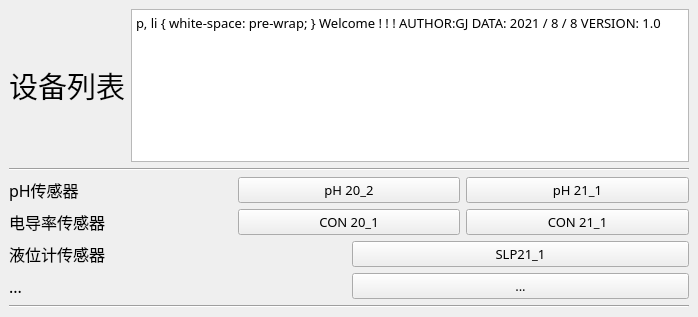
<?xml version="1.0" encoding="UTF-8"?>
<ui version="4.0">
 <class>Equitmen</class>
 <widget class="QMainWindow" name="Equitmen">
  <property name="geometry">
   <rect>
    <x>0</x>
    <y>0</y>
    <width>698</width>
    <height>317</height>
   </rect>
  </property>
  <property name="maximumSize">
   <size>
    <width>16777215</width>
    <height>16777215</height>
   </size>
  </property>
  <property name="font">
   <font>
    <family>Academy Engraved LET</family>
    <pointsize>10</pointsize>
   </font>
  </property>
  <property name="mouseTracking">
   <bool>true</bool>
  </property>
  <property name="windowTitle">
   <string>Equipment  Center</string>
  </property>
  <widget class="QWidget" name="centralwidget">
   <layout class="QGridLayout" name="gridLayout">
    <item row="1" column="0">
     <widget class="Line" name="line">
      <property name="orientation">
       <enum>Qt::Horizontal</enum>
      </property>
     </widget>
    </item>
    <item row="2" column="0">
     <layout class="QHBoxLayout" name="horizontalLayout">
      <item>
       <widget class="QLabel" name="PH_text">
        <property name="font">
         <font>
          <family>黑体</family>
          <pointsize>12</pointsize>
         </font>
        </property>
        <property name="text">
         <string>pH传感器</string>
        </property>
       </widget>
      </item>
      <item>
       <widget class="QPushButton" name="pH_2">
        <property name="font">
         <font>
          <family>微软雅黑</family>
          <pointsize>10</pointsize>
         </font>
        </property>
        <property name="text">
         <string>pH 20_2</string>
        </property>
       </widget>
      </item>
      <item>
       <widget class="QPushButton" name="pH_1">
        <property name="font">
         <font>
          <family>微软雅黑</family>
          <pointsize>10</pointsize>
         </font>
        </property>
        <property name="text">
         <string>pH 21_1</string>
        </property>
       </widget>
      </item>
     </layout>
    </item>
    <item row="3" column="0">
     <layout class="QHBoxLayout" name="horizontalLayout_4">
      <item>
       <widget class="QLabel" name="EC_text">
        <property name="font">
         <font>
          <family>黑体</family>
          <pointsize>12</pointsize>
         </font>
        </property>
        <property name="text">
         <string>电导率传感器</string>
        </property>
       </widget>
      </item>
      <item>
       <widget class="QPushButton" name="EC_2">
        <property name="font">
         <font>
          <family>微软雅黑</family>
          <pointsize>10</pointsize>
         </font>
        </property>
        <property name="text">
         <string>CON 20_1</string>
        </property>
       </widget>
      </item>
      <item>
       <widget class="QPushButton" name="EC_1">
        <property name="font">
         <font>
          <family>微软雅黑</family>
          <pointsize>10</pointsize>
         </font>
        </property>
        <property name="text">
         <string>CON 21_1</string>
        </property>
       </widget>
      </item>
     </layout>
    </item>
    <item row="0" column="0">
     <layout class="QHBoxLayout" name="horizontalLayout_2">
      <item>
       <widget class="QLabel" name="Title">
        <property name="minimumSize">
         <size>
          <width>0</width>
          <height>53</height>
         </size>
        </property>
        <property name="maximumSize">
         <size>
          <width>16777215</width>
          <height>200</height>
         </size>
        </property>
        <property name="font">
         <font>
          <family>黑体</family>
          <pointsize>22</pointsize>
         </font>
        </property>
        <property name="text">
         <string>设备列表</string>
        </property>
       </widget>
      </item>
      <item>
       <widget class="QTextBrowser" name="textBrowser">
        <property name="html">
         <string>&lt;!DOCTYPE HTML PUBLIC &quot;-//W3C//DTD HTML 4.0//EN&quot; &quot;http://www.w3.org/TR/REC-html40/strict.dtd&quot;&gt;
&lt;html&gt;&lt;head&gt;&lt;meta name=&quot;qrichtext&quot; content=&quot;1&quot; /&gt;&lt;style type=&quot;text/css&quot;&gt;
p, li { white-space: pre-wrap; }
&lt;/style&gt;&lt;/head&gt;&lt;body style=&quot; font-family:'Academy Engraved LET'; font-size:10pt; font-weight:400; font-style:normal;&quot;&gt;
&lt;p style=&quot; margin-top:12px; margin-bottom:12px; margin-left:0px; margin-right:0px; -qt-block-indent:0; text-indent:0px; background-color:#2b2b2b;&quot;&gt;&lt;span style=&quot; font-family:'Arial'; font-size:12.8pt; color:#a9b7c6;&quot;&gt;Welcome ! ! !&lt;br /&gt;&lt;/span&gt;&lt;span style=&quot; font-family:'Droid Sans Mono Slashed'; font-size:12.8pt; color:#a9b7c6;&quot;&gt;AUTHOR:GJ&lt;br /&gt;DATA:&lt;/span&gt;&lt;span style=&quot; font-family:'Droid Sans Mono Slashed'; font-size:12.8pt; color:#6897bb;&quot;&gt;2021&lt;/span&gt;&lt;span style=&quot; font-family:'Droid Sans Mono Slashed'; font-size:12.8pt; color:#a9b7c6;&quot;&gt;/&lt;/span&gt;&lt;span style=&quot; font-family:'Droid Sans Mono Slashed'; font-size:12.8pt; color:#6897bb;&quot;&gt;8&lt;/span&gt;&lt;span style=&quot; font-family:'Droid Sans Mono Slashed'; font-size:12.8pt; color:#a9b7c6;&quot;&gt;/&lt;/span&gt;&lt;span style=&quot; font-family:'Droid Sans Mono Slashed'; font-size:12.8pt; color:#6897bb;&quot;&gt;8&lt;br /&gt;&lt;/span&gt;&lt;span style=&quot; font-family:'Droid Sans Mono Slashed'; font-size:12.8pt; color:#a9b7c6;&quot;&gt;VERSION:&lt;/span&gt;&lt;span style=&quot; font-family:'Droid Sans Mono Slashed'; font-size:12.8pt; color:#6897bb;&quot;&gt;1.0&lt;br /&gt;&lt;br /&gt;&lt;br /&gt;&lt;br /&gt;&lt;br /&gt;&lt;br /&gt;&lt;br /&gt;&lt;br /&gt;&lt;br /&gt;&lt;br /&gt;&lt;br /&gt;&lt;br /&gt;&lt;br /&gt;&lt;br /&gt;&lt;br /&gt;&lt;br /&gt;&lt;br /&gt;&lt;br /&gt;&lt;br /&gt;&lt;br /&gt;&lt;br /&gt;&lt;br /&gt;&lt;br /&gt;&lt;br /&gt;&lt;br /&gt;&lt;br /&gt;&lt;br /&gt;&lt;br /&gt;&lt;br /&gt;&lt;br /&gt;&lt;br /&gt;&lt;br /&gt;&lt;/span&gt;&lt;/p&gt;&lt;/body&gt;&lt;/html&gt;</string>
        </property>
       </widget>
      </item>
     </layout>
    </item>
    <item row="4" column="0">
     <layout class="QHBoxLayout" name="horizontalLayout_6">
      <item>
       <widget class="QLabel" name="Water_text">
        <property name="font">
         <font>
          <family>黑体</family>
          <pointsize>12</pointsize>
         </font>
        </property>
        <property name="text">
         <string>液位计传感器</string>
        </property>
       </widget>
      </item>
      <item>
       <widget class="QPushButton" name="Water_01">
        <property name="font">
         <font>
          <family>微软雅黑</family>
          <pointsize>10</pointsize>
         </font>
        </property>
        <property name="text">
         <string>SLP21_1</string>
        </property>
       </widget>
      </item>
     </layout>
    </item>
    <item row="5" column="0">
     <layout class="QHBoxLayout" name="horizontalLayout_8">
      <item>
       <widget class="QLabel" name="label_11">
        <property name="font">
         <font>
          <family>黑体</family>
          <pointsize>12</pointsize>
         </font>
        </property>
        <property name="text">
         <string>...</string>
        </property>
       </widget>
      </item>
      <item>
       <widget class="QPushButton" name="pushButton_11">
        <property name="font">
         <font>
          <family>微软雅黑</family>
          <pointsize>10</pointsize>
         </font>
        </property>
        <property name="text">
         <string>...</string>
        </property>
       </widget>
      </item>
     </layout>
    </item>
    <item row="6" column="0">
     <widget class="Line" name="line_2">
      <property name="orientation">
       <enum>Qt::Horizontal</enum>
      </property>
     </widget>
    </item>
   </layout>
  </widget>
  <action name="action">
   <property name="text">
    <string>使用</string>
   </property>
   <property name="toolTip">
    <string>&lt;html&gt;&lt;head/&gt;&lt;body&gt;&lt;p&gt;阿萨德阿达收到阿达的阿达撒阿萨德&lt;/p&gt;&lt;/body&gt;&lt;/html&gt;</string>
   </property>
  </action>
 </widget>
 <resources/>
 <connections/>
</ui>
